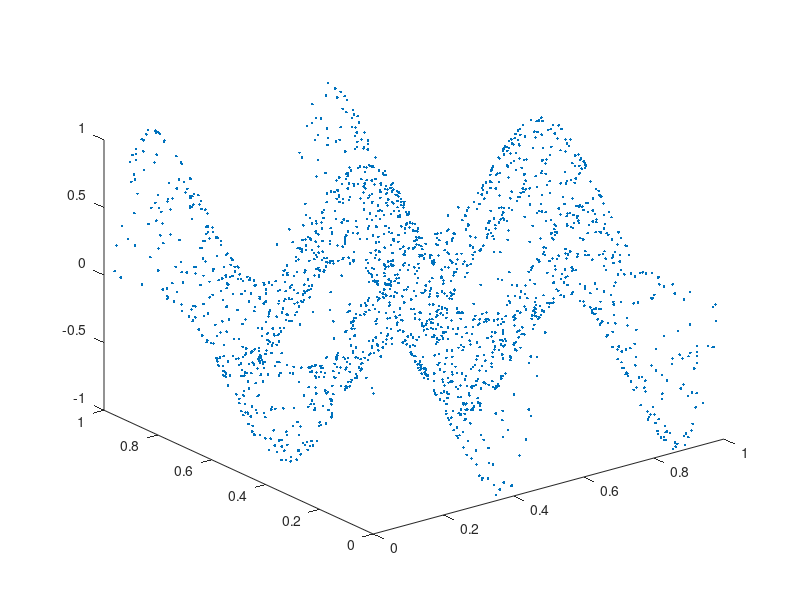

Source code (MATLAB): (Note: this script raises an error after producing the figure.)
disp('*** aufgabe 2');
clear
x = rand (2000,1);
y = rand (2000,1);
z = sin (4*pi*x) .* cos (2*pi*y);

figure
plot3(x,y,z,'.');

xi = linspace(min(x),max(x),40);
yi = linspace(min(y),max(y),40);
[XI,YI] = meshgrid(xi,yi);
methods ={'natural','linear','nearest'}
figure
for k = 1:3
    F = TriScatteredInterp(x,y,z,methods{k});
    ZI = F(XI,YI);
    subplot(3,3,(k-1)*3+1)
    surf(XI,YI,ZI);
    shading interp
    subplot(3,3,(k-1)*3+2)
    mesh(XI,YI,ZI);
    subplot(3,3,(k-1)*3+3)
    [C,h] = contour(XI,YI,ZI);
    clabel(C,h,'fontsize',8);
end